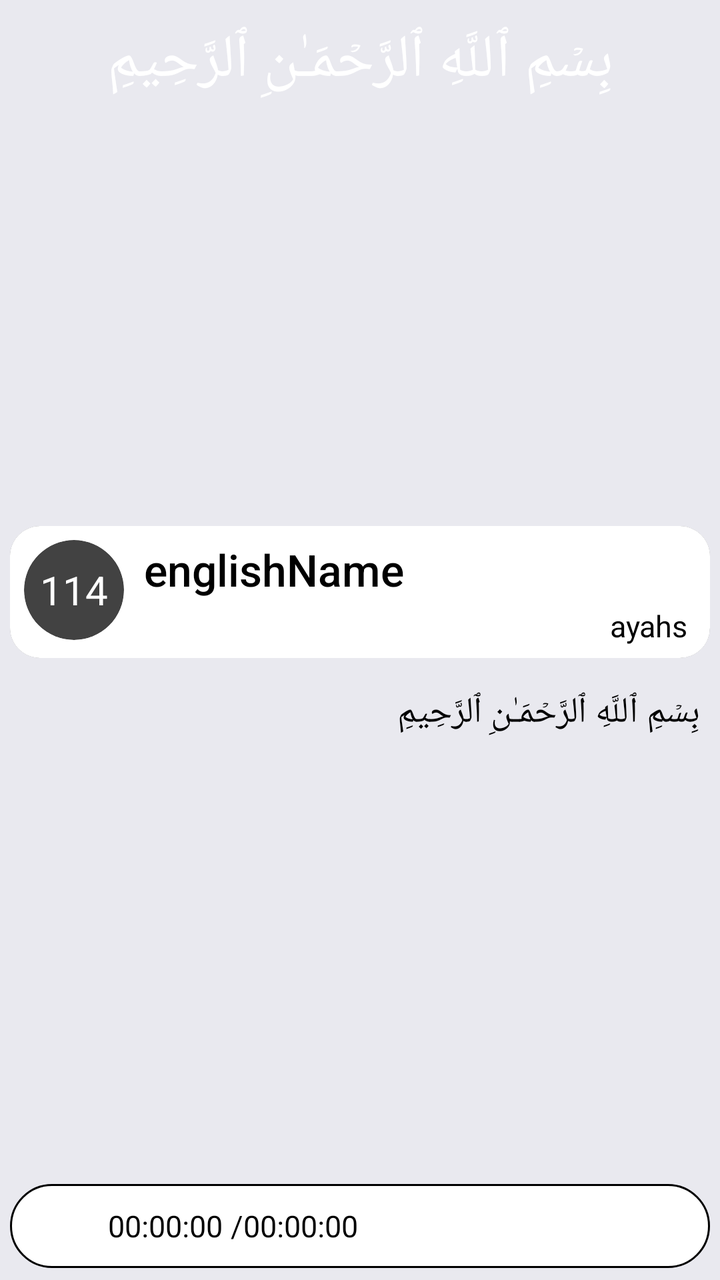
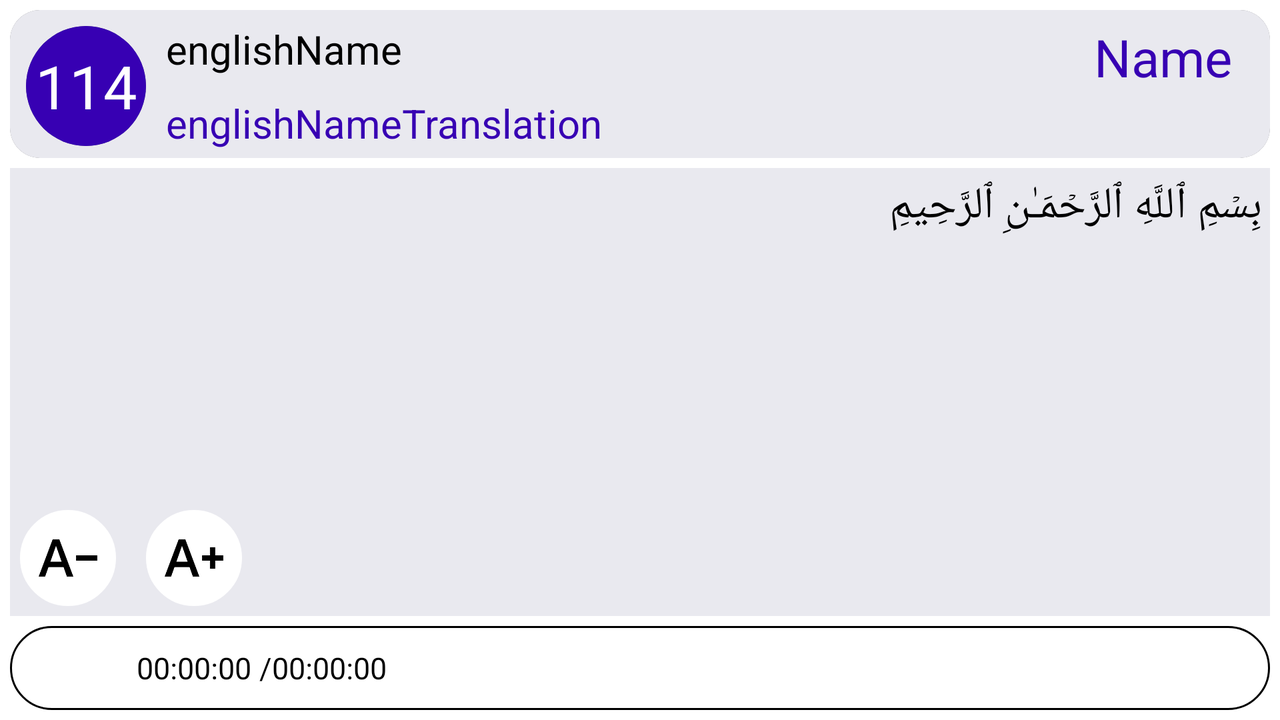

First picture: res/layout/ on a phone held upright. Second picture: the repository's own variant of that layout, on a device whose configuration matches the variant's folder. Source for both follows.
<!-- AndroidManifest.xml: application theme Theme.QuroniKarimOnline -->
<!-- res/layout/fragment_surah.xml -->
<?xml version="1.0" encoding="utf-8"?>
<ScrollView xmlns:android="http://schemas.android.com/apk/res/android"
    xmlns:app="http://schemas.android.com/apk/res-auto"
    xmlns:tools="http://schemas.android.com/tools"
    android:layout_width="match_parent"
    android:layout_height="match_parent"
    android:background="@color/grey_500"
    android:fillViewport="true"
    tools:context=".app.presentation.ui.surah.SurahFragment">

    <androidx.constraintlayout.widget.ConstraintLayout
        android:layout_width="match_parent"
        android:layout_height="wrap_content">

        <TextView
            android:id="@+id/heading"
            android:layout_width="match_parent"
            android:layout_height="?actionBarSize"
            android:background="?attr/colorPrimary"
            android:padding="10dp"
            android:text="بِسۡمِ ٱللَّهِ ٱلرَّحۡمَـٰنِ ٱلرَّحِیمِ"
            android:textAlignment="center"
            android:textColor="@color/white"
            android:textSize="30sp"
            app:layout_constraintBottom_toTopOf="@id/card"
            app:layout_constraintLeft_toLeftOf="parent"
            app:layout_constraintRight_toRightOf="parent"
            app:layout_constraintTop_toTopOf="parent" />

        <androidx.cardview.widget.CardView
            android:id="@+id/card"
            android:layout_width="match_parent"
            android:layout_height="wrap_content"
            android:layout_margin="5dp"
            app:cardCornerRadius="15dp"
            app:cardElevation="5dp"
            app:layout_constraintBottom_toTopOf="@id/scrollView"
            app:layout_constraintLeft_toLeftOf="parent"
            app:layout_constraintRight_toRightOf="parent"
            app:layout_constraintTop_toBottomOf="@id/heading">

            <androidx.constraintlayout.widget.ConstraintLayout
                android:layout_width="match_parent"
                android:layout_height="wrap_content"
                android:background="@color/white"
                android:orientation="horizontal"
                android:padding="3dp">

                <androidx.cardview.widget.CardView
                    android:id="@+id/image_thumb"
                    android:layout_width="50sp"
                    android:layout_height="50sp"
                    android:layout_margin="4dp"
                    android:padding="1dp"
                    app:cardCornerRadius="50dp"
                    app:cardElevation="8dp"
                    app:layout_constraintLeft_toLeftOf="parent"
                    app:layout_constraintTop_toTopOf="parent">

                    <TextView
                        android:id="@+id/surahNumber"
                        android:layout_width="match_parent"
                        android:layout_height="match_parent"
                        android:background="?attr/colorPrimary"
                        android:gravity="center"
                        android:text="114"
                        android:textColor="@color/white"
                        android:textSize="20sp" />
                </androidx.cardview.widget.CardView>

                <TextView
                    android:id="@+id/englishName"
                    android:layout_width="wrap_content"
                    android:layout_height="wrap_content"
                    android:layout_marginLeft="10dp"
                    android:fontFamily="sans-serif-medium"
                    android:text="englishName"
                    android:textColor="@color/black"
                    android:textSize="22sp"
                    app:layout_constraintLeft_toRightOf="@id/image_thumb"
                    app:layout_constraintTop_toTopOf="@id/image_thumb" />

                <TextView
                    android:id="@+id/name"
                    android:layout_width="wrap_content"
                    android:layout_height="wrap_content"
                    android:layout_marginRight="8dp"
                    android:text="Name"
                    android:textColor="?attr/colorPrimary"
                    android:textSize="25sp"
                    app:layout_constraintBottom_toBottomOf="@id/englishName"
                    app:layout_constraintRight_toRightOf="parent"
                    app:layout_constraintTop_toTopOf="@id/englishName" />

                <TextView
                    android:id="@+id/englishNameTranslation"
                    android:layout_width="wrap_content"
                    android:layout_height="wrap_content"
                    android:layout_marginTop="2dp"
                    android:layout_marginBottom="3dp"
                    android:text="englishNameTranslation"
                    android:textColor="?attr/colorPrimary"
                    android:textSize="16sp"
                    app:layout_constraintBottom_toTopOf="@id/translator_tv"
                    app:layout_constraintLeft_toLeftOf="@id/englishName"
                    app:layout_constraintTop_toBottomOf="@id/englishName" />

                <TextView
                    android:id="@+id/numberOfAyahs"
                    android:layout_width="wrap_content"
                    android:layout_height="wrap_content"
                    android:text="ayahs"
                    android:textColor="@color/black"
                    android:textSize="15sp"
                    app:layout_constraintBottom_toBottomOf="@id/englishNameTranslation"
                    app:layout_constraintRight_toRightOf="@id/name" />

                <TextView
                    android:id="@+id/translator_tv"
                    android:layout_width="0dp"
                    android:layout_height="wrap_content"
                    android:layout_marginLeft="12dp"
                    android:layout_marginTop="6dp"
                    android:drawableLeft="@drawable/ic_book"
                    android:drawablePadding="15dp"
                    android:drawableTint="@color/green_500"
                    android:fontFamily="sans-serif"
                    android:maxLines="1"
                    android:text="Translator"
                    android:textAlignment="textStart"
                    android:textColor="@color/black"
                    android:textSize="18sp"
                    android:visibility="gone"
                    app:layout_constraintBottom_toTopOf="@id/reciter_tv"
                    app:layout_constraintEnd_toStartOf="@id/language_card"
                    app:layout_constraintStart_toStartOf="@id/image_thumb"
                    app:layout_constraintTop_toBottomOf="@id/englishNameTranslation" />

                <TextView
                    android:id="@+id/reciter_tv"
                    android:layout_width="0dp"
                    android:layout_height="wrap_content"
                    android:layout_marginBottom="5dp"
                    android:drawableLeft="@drawable/ic_man"
                    android:drawablePadding="15dp"
                    android:drawableTint="@color/green_500"
                    android:fontFamily="sans-serif"
                    android:maxLines="1"
                    android:text="Reciter"
                    android:textAlignment="textStart"
                    android:textColor="@color/black"
                    android:textSize="18sp"
                    android:visibility="gone"
                    app:layout_constraintBottom_toBottomOf="parent"
                    app:layout_constraintEnd_toEndOf="@id/translator_tv"
                    app:layout_constraintStart_toStartOf="@id/translator_tv"
                    app:layout_constraintTop_toBottomOf="@id/translator_tv" />

                <androidx.cardview.widget.CardView
                    android:id="@+id/language_card"
                    android:layout_width="wrap_content"
                    android:layout_height="wrap_content"
                    android:visibility="gone"
                    app:cardCornerRadius="50dp"
                    app:layout_constraintBottom_toBottomOf="@id/reciter_tv"
                    app:layout_constraintEnd_toEndOf="@id/name">

                    <TextView
                        android:id="@+id/language_tv"
                        android:layout_width="wrap_content"
                        android:layout_height="wrap_content"
                        android:background="?attr/colorPrimary"
                        android:padding="4dp"
                        android:text="UZ"
                        android:textAllCaps="true"
                        android:textColor="@color/white"
                        android:textSize="15sp"
                        android:textStyle="bold" />
                </androidx.cardview.widget.CardView>

                <ProgressBar
                    android:id="@+id/progressBar"
                    android:layout_width="wrap_content"
                    android:layout_height="wrap_content"
                    android:progressTintMode="multiply"
                    app:layout_constraintBottom_toBottomOf="parent"
                    app:layout_constraintLeft_toLeftOf="parent"
                    app:layout_constraintRight_toRightOf="parent"
                    app:layout_constraintTop_toTopOf="parent" />

            </androidx.constraintlayout.widget.ConstraintLayout>

        </androidx.cardview.widget.CardView>

        <ScrollView
            android:id="@+id/scrollView"
            android:layout_width="match_parent"
            android:layout_height="0dp"
            android:fillViewport="true"
            android:padding="4dp"
            app:layout_constraintBottom_toTopOf="@id/player"
            app:layout_constraintLeft_toLeftOf="parent"
            app:layout_constraintRight_toRightOf="parent"
            app:layout_constraintTop_toBottomOf="@id/card">

            <TextView
                android:id="@+id/surah"
                android:layout_width="match_parent"
                android:layout_height="wrap_content"
                android:clickable="true"
                android:padding="6dp"
                android:selectAllOnFocus="true"
                android:text="بِسۡمِ ٱللَّهِ ٱلرَّحۡمَـٰنِ ٱلرَّحِیمِ"
                android:textColor="@color/black"
                android:textIsSelectable="true"
                android:textSize="18sp" />
        </ScrollView>

        <ImageView
            android:id="@+id/decreaseText"
            android:layout_width="wrap_content"
            android:layout_height="wrap_content"
            android:layout_marginLeft="5dp"
            android:layout_marginBottom="2dp"
            android:background="@drawable/bg2"
            android:backgroundTint="@color/white"
            android:padding="8dp"
            android:src="@drawable/ic_text_decrease"
            android:visibility="invisible"
            app:layout_constraintBottom_toBottomOf="@id/scrollView"
            app:layout_constraintLeft_toLeftOf="parent" />

        <ImageView
            android:id="@+id/increaseText"
            android:layout_width="wrap_content"
            android:layout_height="wrap_content"
            android:layout_marginLeft="15dp"
            android:background="@drawable/bg2"
            android:backgroundTint="@color/white"
            android:padding="8dp"
            android:src="@drawable/ic_text_increase"
            android:visibility="invisible"
            app:layout_constraintBottom_toBottomOf="@id/decreaseText"
            app:layout_constraintLeft_toRightOf="@id/decreaseText" />

        <LinearLayout
            android:id="@+id/player"
            android:layout_width="match_parent"
            android:layout_height="wrap_content"
            android:layout_marginLeft="5dp"
            android:layout_marginRight="5dp"
            android:layout_marginBottom="6dp"
            android:background="@drawable/bg2"
            android:gravity="center"
            android:orientation="horizontal"
            android:padding="5dp"
            app:layout_constraintBottom_toBottomOf="parent"
            app:layout_constraintLeft_toLeftOf="parent"
            app:layout_constraintRight_toRightOf="parent"
            app:layout_constraintTop_toBottomOf="@id/scrollView">

            <ImageView
                android:id="@+id/play_btn"
                android:layout_width="match_parent"
                android:layout_height="32dp"
                android:layout_weight="7"
                android:src="@drawable/ic_play_arrow" />

            <TextView
                android:id="@+id/current_time"
                android:layout_width="wrap_content"
                android:layout_height="wrap_content"
                android:clickable="false"
                android:contextClickable="false"
                android:padding="2dp"
                android:text="00:00:00"
                android:textColor="@color/black"
                android:textSize="15sp" />

            <TextView
                android:id="@+id/total_time"
                android:layout_width="wrap_content"
                android:layout_height="wrap_content"
                android:clickable="false"
                android:contextClickable="false"
                android:padding="2dp"
                android:text="/00:00:00"
                android:textColor="@color/black"
                android:textSize="15sp" />

            <SeekBar
                android:id="@+id/seekbar"
                android:layout_width="match_parent"
                android:layout_height="wrap_content"
                android:layout_margin="4dp"
                android:layout_weight="5"
                android:progressBackgroundTint="?attr/colorSecondaryVariant"
                android:progressTint="?attr/colorSecondary"
                android:thumbTint="?attr/colorSecondary" />

            <ImageView
                android:id="@+id/download"
                android:layout_width="match_parent"
                android:layout_height="32dp"
                android:layout_weight="7"
                android:src="@drawable/ic_downloading" />

        </LinearLayout>
    </androidx.constraintlayout.widget.ConstraintLayout>
</ScrollView>
<!-- resources referenced by this layout -->
<resources>
  <color name="black">#FF000000</color>
  <color name="green_500">#0FEE16</color>
  <color name="grey_500">#E9E9EF</color>
  <color name="white">#FFFFFFFF</color>
  <!-- drawable bg2 (drawable) -->
  <?xml version="1.0" encoding="utf-8"?>
  <shape xmlns:android="http://schemas.android.com/apk/res/android">
  
      <stroke
          android:width="1dp"
          android:color="?attr/colorSecondary" />
      <corners android:radius="30dp" />
  
      <solid android:color="@color/white" />
  
  </shape>
  <!-- drawable ic_downloading (drawable) -->
  <vector xmlns:android="http://schemas.android.com/apk/res/android"
      android:width="24dp"
      android:height="24dp"
      android:tint="?attr/colorSecondary"
      android:viewportWidth="24"
      android:viewportHeight="24">
      <path
          android:fillColor="@android:color/white"
          android:pathData="M19,9h-4V3H9v6H5l7,7 7,-7zM5,18v2h14v-2H5z" />
  </vector>
  <!-- drawable ic_man (drawable) -->
  <vector android:height="24dp" android:tint="#FFFFFF"
      android:viewportHeight="24" android:viewportWidth="24"
      android:width="24dp" xmlns:android="http://schemas.android.com/apk/res/android">
      <path android:fillAlpha="0.3"
          android:fillColor="@android:color/white"
          android:pathData="M19,5L5,5v14h14L19,5zM12,6c1.65,0 3,1.35 3,3s-1.35,3 -3,3 -3,-1.35 -3,-3 1.35,-3 3,-3zM18,18L6,18v-1.53c0,-2.5 3.97,-3.58 6,-3.58s6,1.08 6,3.58L18,18z" android:strokeAlpha="0.3"/>
      <path android:fillColor="@android:color/white" android:pathData="M20.66,3.88c-0.14,-0.21 -0.33,-0.4 -0.54,-0.54 -0.11,-0.07 -0.22,-0.13 -0.34,-0.18 -0.24,-0.1 -0.5,-0.16 -0.78,-0.16h-4.18C14.4,1.84 13.3,1 12,1s-2.4,0.84 -2.82,2L5,3c-1.1,0 -2,0.9 -2,2v14c0,1.1 0.9,2 2,2h14c0.28,0 0.54,-0.06 0.78,-0.16 0.12,-0.05 0.23,-0.11 0.34,-0.18 0.21,-0.14 0.4,-0.33 0.54,-0.54 0.21,-0.32 0.34,-0.71 0.34,-1.12L21,5c0,-0.41 -0.13,-0.8 -0.34,-1.12zM12,2.75c0.22,0 0.41,0.1 0.55,0.25 0.12,0.13 0.2,0.31 0.2,0.5 0,0.41 -0.34,0.75 -0.75,0.75s-0.75,-0.34 -0.75,-0.75c0,-0.19 0.08,-0.37 0.2,-0.5 0.14,-0.15 0.33,-0.25 0.55,-0.25zM19,19L5,19L5,5h14v14zM12,12c1.65,0 3,-1.35 3,-3s-1.35,-3 -3,-3 -3,1.35 -3,3 1.35,3 3,3zM12,10c-0.55,0 -1,-0.45 -1,-1s0.45,-1 1,-1 1,0.45 1,1 -0.45,1 -1,1zM12,12.88c-2.03,0 -6,1.08 -6,3.58L6,18h12v-1.53c0,-2.51 -3.97,-3.59 -6,-3.59zM8.31,16c0.69,-0.56 2.38,-1.12 3.69,-1.12s3.01,0.56 3.69,1.12L8.31,16z"/>
  </vector>
  <!-- drawable ic_play_arrow (drawable) -->
  <vector android:height="24dp" android:tint="?attr/colorSecondary"
      android:viewportHeight="24" android:viewportWidth="24"
      android:width="24dp" xmlns:android="http://schemas.android.com/apk/res/android">
      <path android:fillColor="@android:color/white" android:pathData="M8,5v14l11,-7L8,5z"/>
  </vector>
  <!-- drawable ic_text_decrease (drawable) -->
  <vector android:height="32dp" android:tint="#000000"
      android:viewportHeight="24" android:viewportWidth="24"
      android:width="32dp" xmlns:android="http://schemas.android.com/apk/res/android">
      <path android:fillColor="@android:color/white" android:pathData="M0.99,19h2.42l1.27,-3.58h5.65L11.59,19h2.42L8.75,5h-2.5L0.99,19zM5.41,13.39L7.44,7.6h0.12l2.03,5.79H5.41zM23,11v2h-8v-2H23z"/>
  </vector>
  <!-- drawable ic_text_increase (drawable) -->
  <vector android:height="32dp" android:tint="#000000"
      android:viewportHeight="24" android:viewportWidth="24"
      android:width="32dp" xmlns:android="http://schemas.android.com/apk/res/android">
      <path android:fillColor="@android:color/white" android:pathData="M0.99,19h2.42l1.27,-3.58h5.65L11.59,19h2.42L8.75,5h-2.5L0.99,19zM5.41,13.39L7.44,7.6h0.12l2.03,5.79H5.41zM20,11h3v2h-3v3h-2v-3h-3v-2h3V8h2V11z"/>
  </vector>
</resources>
<!-- res/layout-land/fragment_surah.xml (the repository's variant of the layout above) -->
<!-- drawn on the phone turned sideways -->
<?xml version="1.0" encoding="utf-8"?>
<ScrollView xmlns:android="http://schemas.android.com/apk/res/android"
    xmlns:app="http://schemas.android.com/apk/res-auto"
    xmlns:tools="http://schemas.android.com/tools"
    android:layout_width="match_parent"
    android:layout_height="match_parent"
    android:fillViewport="true"
    tools:context=".app.presentation.ui.surah.SurahFragment">

    <androidx.constraintlayout.widget.ConstraintLayout
        android:layout_width="match_parent"
        android:layout_height="wrap_content">

        <androidx.cardview.widget.CardView
            android:id="@+id/card"
            android:layout_width="match_parent"
            android:layout_height="wrap_content"
            android:layout_margin="5dp"
            app:cardCornerRadius="15dp"
            app:cardElevation="6dp"
            app:layout_constraintBottom_toTopOf="@id/scrollView"
            app:layout_constraintLeft_toLeftOf="parent"
            app:layout_constraintRight_toRightOf="parent"
            app:layout_constraintTop_toTopOf="parent">

            <androidx.constraintlayout.widget.ConstraintLayout
                android:layout_width="match_parent"
                android:layout_height="wrap_content"
                android:background="@color/grey_500"
                android:orientation="horizontal"
                android:padding="4dp">

                <androidx.cardview.widget.CardView
                    android:id="@+id/image_thumb"
                    android:layout_width="60dp"
                    android:layout_height="60dp"
                    android:layout_margin="4dp"
                    android:padding="1dp"
                    app:cardCornerRadius="40dp"
                    app:cardElevation="6dp"
                    app:layout_constraintLeft_toLeftOf="parent"
                    app:layout_constraintTop_toTopOf="parent">

                    <TextView
                        android:id="@+id/surahNumber"
                        android:layout_width="match_parent"
                        android:layout_height="match_parent"
                        android:background="@color/purple_700"
                        android:gravity="center"
                        android:text="114"
                        android:textColor="@color/white"
                        android:textSize="30sp" />
                </androidx.cardview.widget.CardView>

                <TextView
                    android:id="@+id/englishName"
                    android:layout_width="wrap_content"
                    android:layout_height="wrap_content"
                    android:layout_marginLeft="10dp"
                    android:text="englishName"
                    android:textColor="@color/black"
                    android:textSize="20sp"
                    app:layout_constraintBottom_toTopOf="@id/englishNameTranslation"
                    app:layout_constraintLeft_toRightOf="@id/image_thumb"
                    app:layout_constraintTop_toTopOf="@id/image_thumb" />

                <TextView
                    android:id="@+id/name"
                    android:layout_width="wrap_content"
                    android:layout_height="wrap_content"
                    android:text="Name"
                    android:textColor="@color/purple_700"
                    android:textSize="26sp"
                    android:layout_marginRight="15dp"
                    app:layout_constraintRight_toRightOf="parent"
                    app:layout_constraintTop_toTopOf="@id/englishName" />

                <TextView
                    android:id="@+id/englishNameTranslation"
                    android:layout_width="wrap_content"
                    android:layout_height="wrap_content"
                    android:layout_marginTop="10dp"
                    android:text="englishNameTranslation"
                    android:textColor="@color/purple_700"
                    android:textSize="20sp"
                    app:layout_constraintBottom_toBottomOf="@id/image_thumb"
                    app:layout_constraintLeft_toLeftOf="@id/englishName"
                    app:layout_constraintTop_toBottomOf="@id/englishName" />

                <TextView
                    android:id="@+id/numberOfAyahs"
                    android:layout_width="wrap_content"
                    android:layout_height="wrap_content"
                    android:text=""
                    android:textColor="@color/black"
                    android:textSize="20sp"
                    app:layout_constraintBottom_toBottomOf="@id/englishNameTranslation"
                    app:layout_constraintRight_toRightOf="@id/name" />

                <ProgressBar
                    android:id="@+id/progressBar"
                    android:layout_width="wrap_content"
                    android:layout_height="wrap_content"
                    app:layout_constraintBottom_toBottomOf="parent"
                    app:layout_constraintLeft_toLeftOf="parent"
                    app:layout_constraintRight_toRightOf="parent"
                    app:layout_constraintTop_toTopOf="parent" />

            </androidx.constraintlayout.widget.ConstraintLayout>

        </androidx.cardview.widget.CardView>

        <ScrollView
            android:id="@+id/scrollView"
            android:layout_width="match_parent"
            android:layout_height="0dp"
            android:layout_marginLeft="5dp"
            android:layout_marginRight="5dp"
            android:background="@color/grey_500"
            android:fillViewport="true"
            android:padding="4dp"
            app:layout_constraintBottom_toTopOf="@id/player"
            app:layout_constraintLeft_toLeftOf="parent"
            app:layout_constraintRight_toRightOf="parent"
            app:layout_constraintTop_toBottomOf="@id/card">

            <TextView
                android:id="@+id/surah"
                android:layout_width="match_parent"
                android:layout_height="wrap_content"
                android:text="بِسۡمِ ٱللَّهِ ٱلرَّحۡمَـٰنِ ٱلرَّحِیمِ"
                android:textColor="@color/black"
                android:textSize="22sp" />
        </ScrollView>

        <ImageView
            android:id="@+id/decreaseText"
            android:layout_width="wrap_content"
            android:layout_height="wrap_content"
            android:layout_marginLeft="10dp"
            android:layout_marginBottom="5dp"
            android:background="@drawable/bg2"
            android:backgroundTint="@color/white"
            android:padding="8dp"
            android:src="@drawable/ic_text_decrease"
            app:layout_constraintBottom_toBottomOf="@id/scrollView"
            app:layout_constraintLeft_toLeftOf="parent" />

        <ImageView
            android:id="@+id/increaseText"
            android:layout_width="wrap_content"
            android:layout_height="wrap_content"
            android:layout_marginLeft="15dp"
            android:background="@drawable/bg2"
            android:backgroundTint="@color/white"
            android:padding="8dp"
            android:src="@drawable/ic_text_increase"
            app:layout_constraintBottom_toBottomOf="@id/decreaseText"
            app:layout_constraintLeft_toRightOf="@id/decreaseText" />

        <LinearLayout
            android:id="@+id/player"
            android:layout_width="match_parent"
            android:layout_height="wrap_content"
            android:layout_margin="5dp"
            android:background="@drawable/bg2"
            android:gravity="center"
            android:orientation="horizontal"
            android:padding="5dp"
            app:layout_constraintBottom_toBottomOf="parent"
            app:layout_constraintLeft_toLeftOf="parent"
            app:layout_constraintRight_toRightOf="parent"
            app:layout_constraintTop_toBottomOf="@id/scrollView">

            <ImageView
                android:id="@+id/play_btn"
                android:layout_width="match_parent"
                android:layout_height="32dp"
                android:layout_weight="7"
                android:src="@drawable/ic_play_arrow" />

            <TextView
                android:id="@+id/current_time"
                android:layout_width="wrap_content"
                android:layout_height="wrap_content"
                android:clickable="false"
                android:contextClickable="false"
                android:padding="2dp"
                android:text="00:00:00"
                android:textColor="@color/black"
                android:textSize="15sp" />

            <TextView
                android:id="@+id/total_time"
                android:layout_width="wrap_content"
                android:layout_height="wrap_content"
                android:clickable="false"
                android:contextClickable="false"
                android:padding="2dp"
                android:text="/00:00:00"
                android:textColor="@color/black"
                android:textSize="15sp" />

            <SeekBar
                android:id="@+id/seekbar"
                android:layout_width="match_parent"
                android:layout_height="wrap_content"
                android:layout_margin="4dp"
                android:layout_weight="3"
                android:progressBackgroundTint="#04760B"
                android:progressTint="@color/black"
                android:thumbTint="@color/black" />

            <ImageView
                android:id="@+id/download"
                android:layout_width="match_parent"
                android:layout_height="32dp"
                android:layout_weight="7"
                android:src="@drawable/ic_downloading" />

        </LinearLayout>
    </androidx.constraintlayout.widget.ConstraintLayout>
</ScrollView>
<!-- resources referenced by the variant -->
<!-- as the phone turned sideways resolves them -->
<resources>
  <color name="black">#FF000000</color>
  <color name="grey_500">#E9E9EF</color>
  <color name="purple_700">#FF3700B3</color>
  <color name="white">#FFFFFFFF</color>
  <!-- drawable bg2 (drawable) -->
  <?xml version="1.0" encoding="utf-8"?>
  <shape xmlns:android="http://schemas.android.com/apk/res/android">
  
      <stroke
          android:width="1dp"
          android:color="?attr/colorSecondary" />
      <corners android:radius="30dp" />
  
      <solid android:color="@color/white" />
  
  </shape>
  <!-- drawable ic_downloading (drawable) -->
  <vector xmlns:android="http://schemas.android.com/apk/res/android"
      android:width="24dp"
      android:height="24dp"
      android:tint="?attr/colorSecondary"
      android:viewportWidth="24"
      android:viewportHeight="24">
      <path
          android:fillColor="@android:color/white"
          android:pathData="M19,9h-4V3H9v6H5l7,7 7,-7zM5,18v2h14v-2H5z" />
  </vector>
  <!-- drawable ic_play_arrow (drawable) -->
  <vector android:height="24dp" android:tint="?attr/colorSecondary"
      android:viewportHeight="24" android:viewportWidth="24"
      android:width="24dp" xmlns:android="http://schemas.android.com/apk/res/android">
      <path android:fillColor="@android:color/white" android:pathData="M8,5v14l11,-7L8,5z"/>
  </vector>
  <!-- drawable ic_text_decrease (drawable) -->
  <vector android:height="32dp" android:tint="#000000"
      android:viewportHeight="24" android:viewportWidth="24"
      android:width="32dp" xmlns:android="http://schemas.android.com/apk/res/android">
      <path android:fillColor="@android:color/white" android:pathData="M0.99,19h2.42l1.27,-3.58h5.65L11.59,19h2.42L8.75,5h-2.5L0.99,19zM5.41,13.39L7.44,7.6h0.12l2.03,5.79H5.41zM23,11v2h-8v-2H23z"/>
  </vector>
  <!-- drawable ic_text_increase (drawable) -->
  <vector android:height="32dp" android:tint="#000000"
      android:viewportHeight="24" android:viewportWidth="24"
      android:width="32dp" xmlns:android="http://schemas.android.com/apk/res/android">
      <path android:fillColor="@android:color/white" android:pathData="M0.99,19h2.42l1.27,-3.58h5.65L11.59,19h2.42L8.75,5h-2.5L0.99,19zM5.41,13.39L7.44,7.6h0.12l2.03,5.79H5.41zM20,11h3v2h-3v3h-2v-3h-3v-2h3V8h2V11z"/>
  </vector>
</resources>
